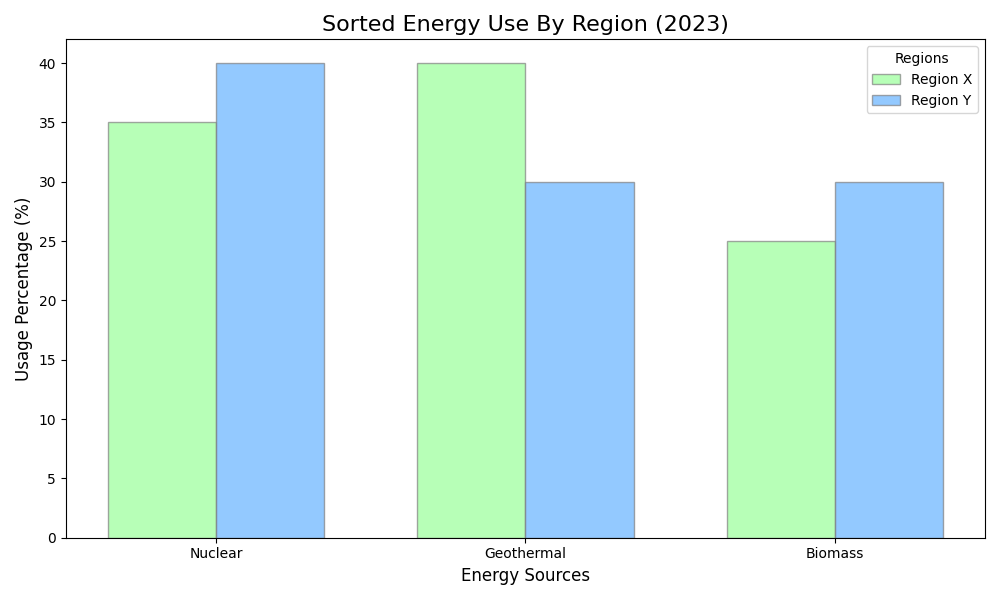

This chart was generated by the following Python code:
import matplotlib.pyplot as plt
import numpy as np

# Data setup
countries = ['Region X', 'Region Y']
energy_types = ['Geothermal', 'Nuclear', 'Biomass']
percentage_distributions = np.array([
    [40, 35, 25],  # Region X
    [30, 40, 30],  # Region Y
])

# Calculate totals for sorting
totals = percentage_distributions.sum(axis=0)
sorted_indices = np.argsort(totals)[::-1]  # Sort in descending order

# Sort energy_types and percentage_distributions
sorted_energy_types = [energy_types[i] for i in sorted_indices]
sorted_distributions = percentage_distributions[:, sorted_indices]

# Plot
fig, ax = plt.subplots(figsize=(10, 6))
bar_width = 0.35

# Plot bars for each region
bar_positions = np.arange(len(sorted_energy_types))
for i, (region, color) in enumerate(zip(countries, ['#99ff99', '#66b3ff'])):
    ax.bar(bar_positions + i * bar_width, sorted_distributions[i], bar_width,
           label=region, color=color, edgecolor='grey', alpha=0.7)

# Labeling
ax.set_xlabel('Energy Sources', fontsize=12)
ax.set_ylabel('Usage Percentage (%)', fontsize=12)
ax.set_title('Sorted Energy Use By Region (2023)', fontsize=16)
ax.set_xticks(bar_positions + bar_width / 2)
ax.set_xticklabels(sorted_energy_types)
ax.legend(title='Regions')

plt.tight_layout()
plt.show()
